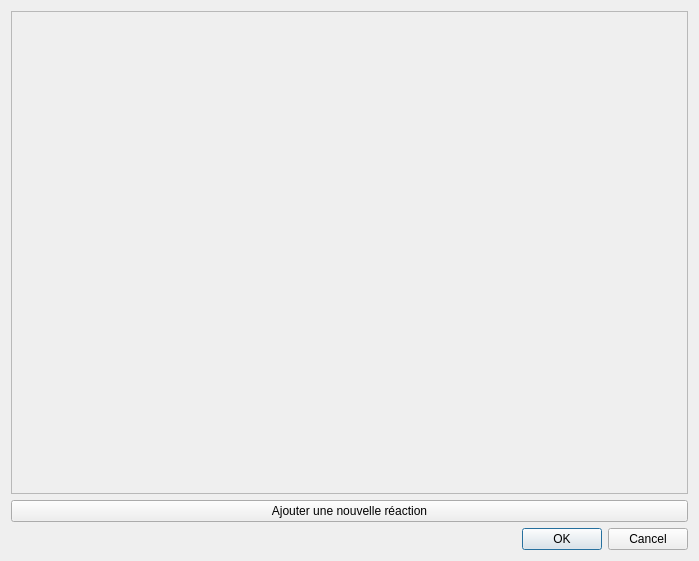
<?xml version="1.0" encoding="UTF-8"?>
<ui version="4.0">
 <class>DialogReactions</class>
 <widget class="QDialog" name="DialogReactions">
  <property name="geometry">
   <rect>
    <x>0</x>
    <y>0</y>
    <width>699</width>
    <height>561</height>
   </rect>
  </property>
  <property name="windowTitle">
   <string>Liste de réactions</string>
  </property>
  <layout class="QVBoxLayout" name="verticalLayout">
   <item>
    <widget class="QScrollArea" name="Liste">
     <property name="widgetResizable">
      <bool>true</bool>
     </property>
     <widget class="QWidget" name="scrollAreaWidgetContents">
      <property name="geometry">
       <rect>
        <x>0</x>
        <y>0</y>
        <width>679</width>
        <height>483</height>
       </rect>
      </property>
     </widget>
    </widget>
   </item>
   <item>
    <widget class="QPushButton" name="Ajout">
     <property name="text">
      <string>Ajouter une nouvelle réaction</string>
     </property>
    </widget>
   </item>
   <item>
    <widget class="QDialogButtonBox" name="buttonBox">
     <property name="orientation">
      <enum>Qt::Horizontal</enum>
     </property>
     <property name="standardButtons">
      <set>QDialogButtonBox::Cancel|QDialogButtonBox::Ok</set>
     </property>
    </widget>
   </item>
  </layout>
 </widget>
 <resources/>
 <connections>
  <connection>
   <sender>buttonBox</sender>
   <signal>accepted()</signal>
   <receiver>DialogReactions</receiver>
   <slot>accept()</slot>
   <hints>
    <hint type="sourcelabel">
     <x>274</x>
     <y>540</y>
    </hint>
    <hint type="destinationlabel">
     <x>266</x>
     <y>499</y>
    </hint>
   </hints>
  </connection>
  <connection>
   <sender>buttonBox</sender>
   <signal>rejected()</signal>
   <receiver>DialogReactions</receiver>
   <slot>reject()</slot>
   <hints>
    <hint type="sourcelabel">
     <x>406</x>
     <y>543</y>
    </hint>
    <hint type="destinationlabel">
     <x>399</x>
     <y>497</y>
    </hint>
   </hints>
  </connection>
 </connections>
</ui>
